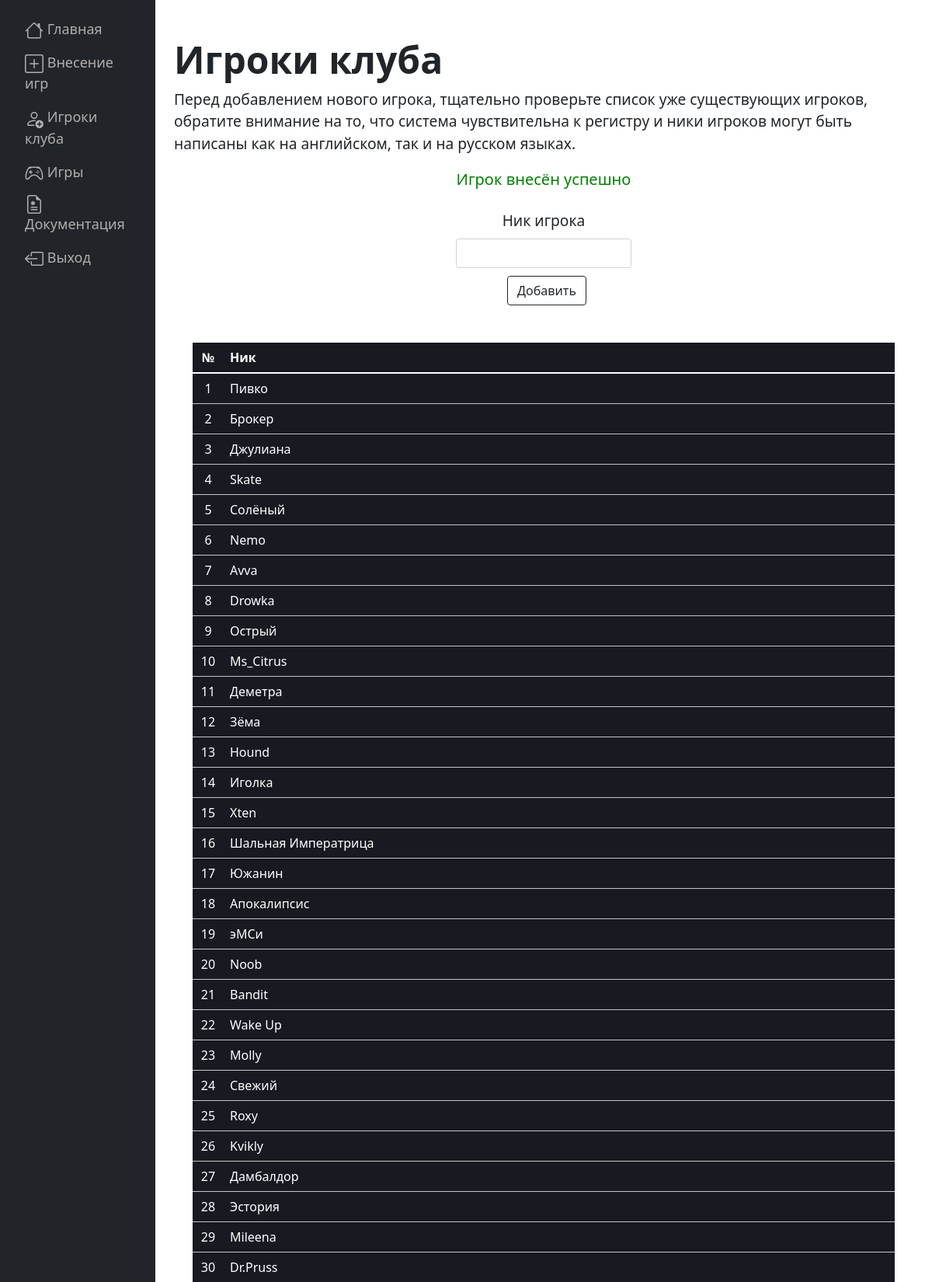
Screenshot of /playerad (signed in, upper part) with the database file from the repository.
### main/models.py (models this page shows)
class Player(models.Model):
    id = models.BigAutoField(primary_key=True)
    name = models.CharField(max_length=100, verbose_name="Никнейм")

### main/views.py (the view)
    def wrapper(request, *args, **kwargs):
        if not staff_check(request.user):
            return redirect('access_denied')
        return view_func(request, *args, **kwargs)

### main/views.py (called while the page is built)
def staff_check(user):
    return user.is_staff

def staff_only(view_func):
    def wrapper(request, *args, **kwargs):
        if not staff_check(request.user):
            return redirect('access_denied')
        return view_func(request, *args, **kwargs)
    return wrapper

@staff_only
def playerad(request):
    outputlabel = "Игрок внесён успешно"
    players = Player.objects.all()
    return render (request, 'player.html', {'title': 'Игроки', 'players':players, 'outputlabel':outputlabel})

### templates/player.html (shortened to what this page needs)
{% extends "blade/admintemplate.html" %}
{% block content %}
{%load static%}
<div class="px-4 my-5 text-left">
  <h1 class="display-5 fw-bold">Игроки клуба</h1>
  <p>Перед добавлением нового игрока, тщательно проверьте список уже существующих игроков, обратите внимание на то, что
    система чувствительна к регистру и ники игроков могут быть написаны как на английском, так и на русском языках.</p>
<div class="text-center">
  <div class="col-lg-6 mx-auto">
    <p class="lead mb-4" style="color:green">{{ outputlabel }}</p>
  </div>
<div class="px-4 text-left container-md">
  <form id="my_form" method="POST" action="{% url 'player' %}">
    <div class="col-lg-3 mx-auto">
      <label for="name" class="form-label">Ник игрока</label>
      <input type="text" class="form-control" id="name" name='name' placeholder="" value="" required="">
      <button type="submit" class="btn btn-outline-dark" style="margin-top:10px !important">Добавить</button>
    </div>
</div>
</div>
<div class="px-4 my-5 text-center">
  <div class="table-responsive">
  <table class="table table-dark table-striped-columns table-hover">
      <thead>
          <tr class="align-middle">
            <th scope="col" style="width:40px">№</th>
            <th scope="col" style="text-align: left">Ник</th>
          </tr>
        </thead>
        <tbody>
          <tr class="align-middle">
            {% for obj in players %}
            <td>{{ forloop.counter }}</td>
            <td style="text-align: left">{{ obj.name }}</td>
          </tr>
          {% endfor %}
        </tbody>
    </table>
  </div>
</div>
{% endblock %}

### static/main/css/home.css (style rules this page uses)
body { overflow-y: scroll; padding-right: 0 !important; }
.table-dark { font-size: 12pt; border-color: #c5c5c5; text-align: center; }
.text-center { text-align: center; }

### rows the page displays
Player: name "Пивко"
Player: name "Брокер"
Player: name "Джулиана"
Player: name "Skate"
Player: name "Солёный"
Player: name "Nemo"
Player: name "Avva"
Player: name "Drowka"
Player: name "Острый"
Player: name "Ms_Citrus"
Player: name "Деметра"
Player: name "Зёма"
Player: name "Hound"
Player: name "Иголка"
Player: name "Xten"
Player: name "Шальная Императрица"
Player: name "Южанин"
Player: name "Апокалипсис"
Player: name "эМСи"
Player: name "Noob"
Player: name "Bandit"
Player: name "Wake Up"
Player: name "Molly"
Player: name "Свежий"
Player: name "Roxy"
Player: name "Kvikly"
Player: name "Дамбалдор"
Player: name "Эстория"
Player: name "Mileena"
Player: name "Dr.Pruss"

### other values shown
{{ outputlabel }} "Игрок внесён успешно"
